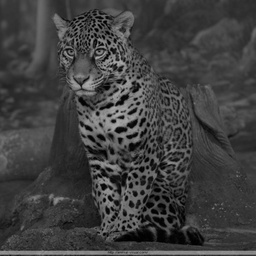
#> input picture openCV/testes/distorcao/tiger.jpg, 256 x 256 px, shrunk from 1024 x 1024 before the run; the run also reads 1 picture not shown here
$ python rotacao.py   (Python 2 division)   (older library calls are emulated)
#> lines starting #> are read from the running program, lines starting #| are printed output that depends on the picture
import numpy as np
import cv2
from math import e as exp
from math import sqrt

sin = np.sin
cos = np.cos
PI  = np.pi

def degree_to_rad(ang):
	return ang*PI/180

def posicao_rotacao(pos, centro, sin_ang, cos_ang):
	try:
		return int((pos[0] - centro[0])*cos_ang - (pos[1] - centro[1])*sin_ang), int((pos[0] - centro[0])*sin_ang + (pos[1] - centro[1])*cos_ang)
	except:
		return -1, -1

'''
def calcula_angulo(i, j, centro, angulo):
	mx = max(centro)
	r = sqrt((i-mx)**2 + (j-mx)**2)
	return angulo*(exp**(-r/mx))
'''
def calcula_angulo(i, j, centro, angulo):
	mx = max(centro)
	r = sqrt((i-mx)**2 + (j-mx)**2)
	return angulo*cos(5*r/mx)

def rotation(fundo, img, centro, ang):
	rows, cols = img.shape
	for i in range(rows):
		for j in range(cols):
			angulo = degree_to_rad(calcula_angulo(i, j, centro, ang))
			print(angulo)
			sin_ang, cos_ang = sin(angulo), cos(angulo)
			x, y = posicao_rotacao((i, j), centro, sin_ang, cos_ang)
			if (-1 < (x+centro[0]) < rows) and (-1 < (y+centro[1]) < cols):
				fundo[x+centro[0]][y+centro[1]] = img[i][j]

def intensidade(img, i, j):
	k = 0
	n_k = 0
	for n in range(i-1, i+1):
		for m in range(j-1, j+1):
			if img[n][m] > 0:
				k += int(img[n][m])
				n_k += 1
	try:
		return np.uint8(k/n_k)
	except:
		return 0


def interpol(img):
	rows, cols = img.shape
	for i in range(1, rows - 1):
		for j in range (1, cols - 1):
			if img[i][j] == 0:
				img[i][j] = intensidade(img, i, j)
'''
if __name__ == '__main__':
	fundo = cv2.imread('black.jpg', cv2.IMREAD_GRAYSCALE)
	tiger = cv2.imread('tiger.jpg', cv2.IMREAD_GRAYSCALE)
	rows, cols = tiger.shape
	fourcc = cv2.cv.FOURCC('M', 'J', 'P', 'G')
	video  = VideoWriter('output.avi', frameSize = (cols, rows))
	video.open()
	print(video)
	for i in range(2):
		rotation(fundo, tiger, (rows/2, cols/2), i*20)
		interpol(fundo)
		video.write(fundo)
		print(video)
		fundo = cv2.imread('black.jpg', cv2.IMREAD_GRAYSCALE)

	video.release()
	print(video)


'''
if __name__ == '__main__':
	fundo = cv2.imread('black.jpg', cv2.IMREAD_GRAYSCALE)
#> fundo: shape (256, 256); every value is 0

	tigre = cv2.imread('tiger.jpg', cv2.IMREAD_GRAYSCALE)
#> tigre is the input picture: shape (256, 256); min 0, max 173, mean 63.5

	rows, cols = tigre.shape
#> rows = 256; cols = 256

	rotation(fundo, tigre, (rows/2, cols/2), 120)
#> after the loop in rotation, `for i in range(rows):`:
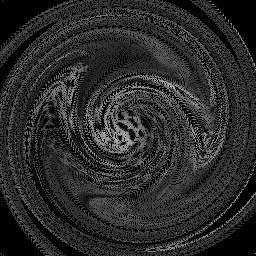
#> fundo: shape (256, 256); min 0, max 173, mean 41.1

	cv2.imshow('rotation', fundo)

	cv2.waitKey(0)

	interpol(fundo)
#> after the loop in interpol, `for i in range(1, rows - 1):`:
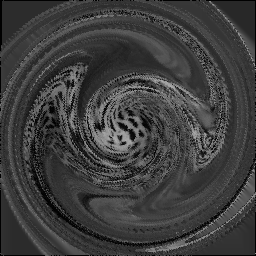
#> img: shape (256, 256); min 0, max 173, mean 61.7

	cv2.imshow('interpol_rotation', fundo)

	cv2.waitKey(0)
